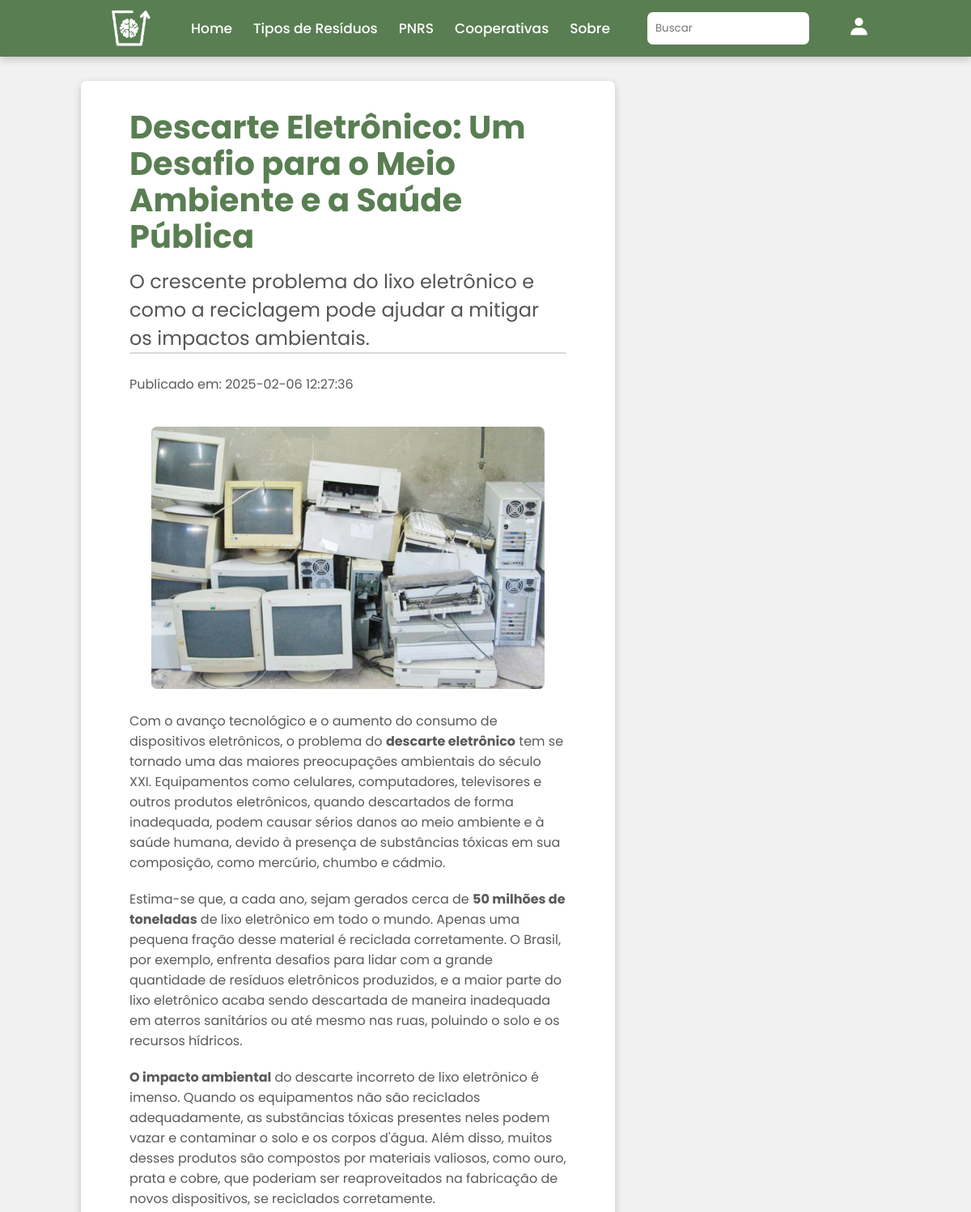
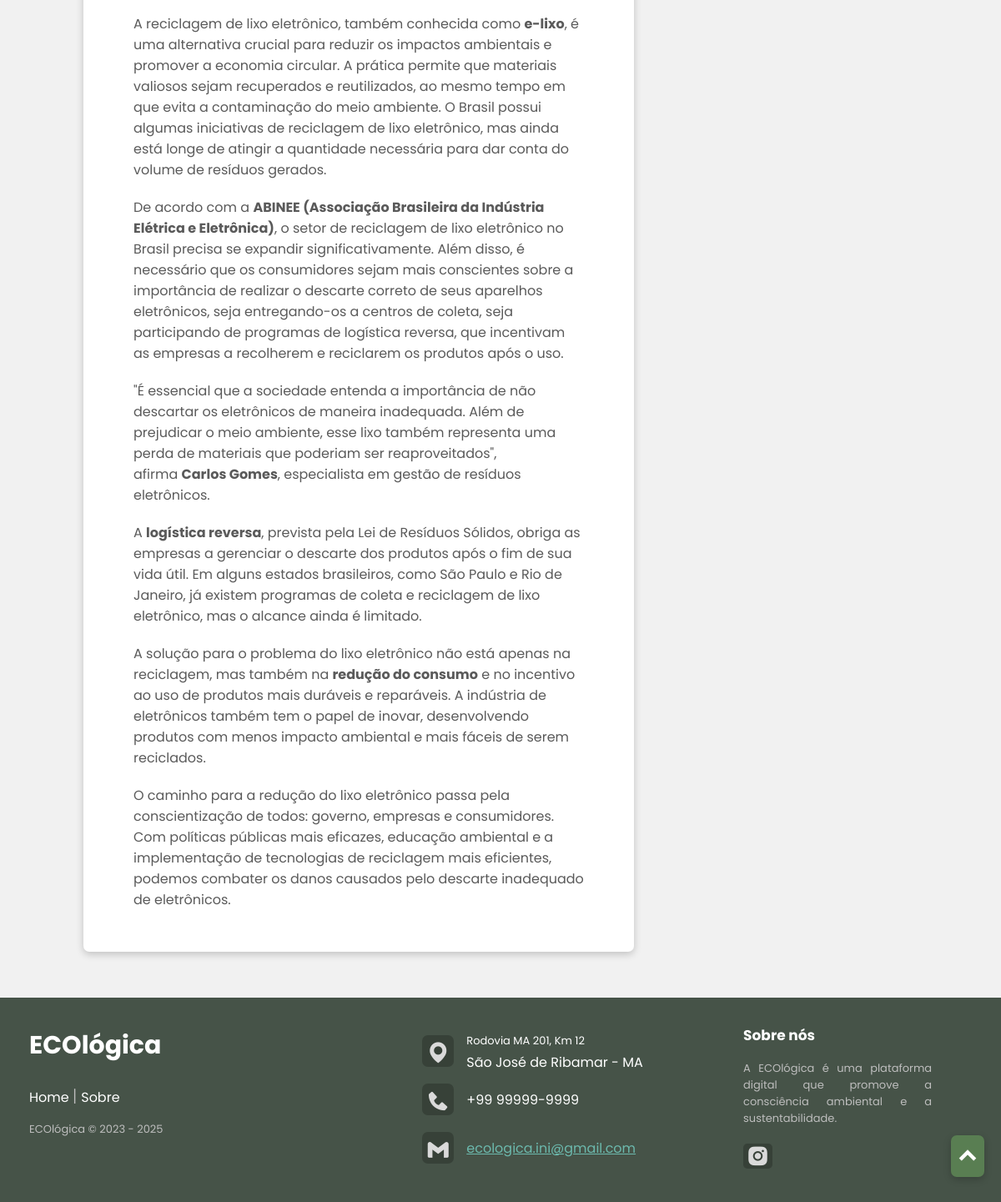
The page /noticia.php?id=26 on the database its author committed (2 pictures, top to bottom).
### tables this page shows
CREATE TABLE `noticias` (
  `id` int(11) NOT NULL,
  `titulo` varchar(255) NOT NULL,
  `subtitulo` varchar(255) NOT NULL,
  `conteudo` text NOT NULL,
  `imagem_principal` varchar(255) NOT NULL,
  `em_destaque` tinyint(1) DEFAULT 0,
  `data_criacao` timestamp NOT NULL DEFAULT current_timestamp()
);

### noticia.php (the view, shortened to what this page needs)
<!DOCTYPE html>
<html lang="pt-BR">
<head>
    <link rel="stylesheet" href="paginas.css">
    <link href='https://unpkg.com/boxicons@2.1.4/css/boxicons.min.css' rel='stylesheet'>
</head>
<body>
    <nav>
        <div class="nav-bar">
            <div class="logo-cabecalho"><a href="index.php"><img src="logos/logo.jpg"></a></div>
            <div class="menu">
                <ul class="nav-links">
                    <li><a href="index.php">Home</a></li>
                    <li><a href="residuos.php">Tipos de Resíduos</a></li>
                    <li><a href="PNRS.php">PNRS</a></li>
                    <li><a href="cooperativas.php">Cooperativas</a></li>
                    <li><a href="sobre.php">Sobre</a></li>
                </ul>
            </div>
            <div class="searchBox">
                <form action="consultar.php" method="GET" class="search-field">
                    <input type="text" name="query" placeholder="Buscar" required>
                 </form>
            </div>
            <div class="user">
                <div class="user-container">
                    <?php if (isset($_SESSION['nome'])): ?>
                        <span><?php echo " " . $_SESSION[ 'nome']; ?></span>
                        <div class="user-modal">
                            <button class="modal-button" onclick="window.location.href='logout.php'">Logout</button>
                            <?php if (isset($_SESSION['fkPerfil']) && $_SESSION['fkPerfil'] == 1): ?>
                                <button class="modal-button" onclick="window.location.href='postar.php'">Postar</button>
                            <?php endif; ?>
                            <?php if (isset($_SESSION['fkPerfil']) && $_SESSION['fkPerfil'] == 1): ?>
                                <button class="modal-button" onclick="window.location.href='listar.php'">Editar</button>
                            <?php endif; ?>
                        </div>
                    <?php else: ?>
                        <button class="session"><i class='bx bxs-user'></i></button>
                    <?php endif; ?>
                </div>
            </div>
        </div>
    </nav>
    <div class="pagina">
        <div class="conteudo">
            <?php
            if (isset($_GET['id'])) {
                $conn = new mysqli('localhost', 'root', '', 'ecologica');
                $id = $_GET['id'];
                $sql = "SELECT * FROM noticias WHERE id = $id";
                $result = $conn->query($sql);
                if ($result->num_rows > 0) {
                    $row = $result->fetch_assoc();
                    echo '<h1 class="titulo-conteudo">' . $row['titulo'] . '</h1>';
                    echo '<h2 class="subtitulo-noticia">' . $row['subtitulo'] . '</h2>';
                    echo '<hr class="divisao">';
                    echo '<p class="info-noticia">Publicado em: ' . $row['data_criacao'] . '</p>';
                    echo '<div class="imagens"><img src="uploads/' . $row['imagem_principal'] . '" alt="Imagem da Notícia"></div>';
                    echo '<p class="texto-noticia">' . $row['conteudo'] . '</p>';
                } else {
                    echo '<p>Notícia não encontrada.</p>';
                }
            }
            ?>
        </div>
    </div>
    <a class="topbtn" href="#"><i class="bx bxs-chevron-up"></i></a>
        <footer class="footer">
        <div class="footer-left">
            <h3>ECOlógica</h3>
            <p class="footer-links">
                <a href="index.php" class="link-1">Home</a>
                <a href="sobre.php">Sobre</a>
            </p>
            <p class="footer-company-name">ECOlógica © 2023 - 2025</p>
        </div>
        <div class="footer-center">
            <div><i class="bx bxs-map"></i><p><span>Rodovia MA 201, Km 12</span> São José de Ribamar - MA</p></div>
            <div><i class="bx bxs-phone"></i><p>+99 99999-9999</p></div>
            <div><i class="bx bxl-gmail"></i><p><a href="mailto:ecologica.ini@gmail.com">ecologica.ini@gmail.com</a></p></div>
        </div>
        <div class="footer-right">
            <p class="footer-company-about">
                <span>Sobre nós</span>
                A ECOlógica é uma plataforma digital que promove a consciência ambiental e a sustentabilidade.
            </p>
            <div class="footer-icons">
                <a href="https://www.instagram.com/ecologica_ofc/"><i class="bx bxl-instagram-alt"></i></a>
            </div>
        </div>
    </footer>
</body>
</html>

### rows shown on the page
noticias: titulo "Descarte Eletrônico: Um Desafio para o Meio Ambiente e a Saúde Pública", subtitulo "O crescente problema do lixo eletrônico e como a reciclagem pode ajudar a mitigar os impactos ambientais.", data_criacao "2025-02-06 12:27:36", imagem_principal (picture), conteudo "Com o avanço tecnológico e o aumento do consumo de dispositivos eletrônicos, o problema do descarte eletrônico tem se tornado uma das maiores preocupações ambientais do século XXI. Equipamentos como celulares, computadores, televisores e outros produtos eletrônicos, quando descartados de forma inadequada, podem causar sérios danos ao meio ambiente e à saúde humana, devido à presença de substâncias tóxicas em sua composição, como mercúrio, chumbo e cádmio. Estima-se que, a cada ano, sejam gerados cerca de 50 milhões de toneladas de lixo eletrônico em todo o mundo. Apenas uma pequena fração desse material é reciclada corretamente. O Brasil, por exemplo, enfrenta desafios para lidar com a…"
